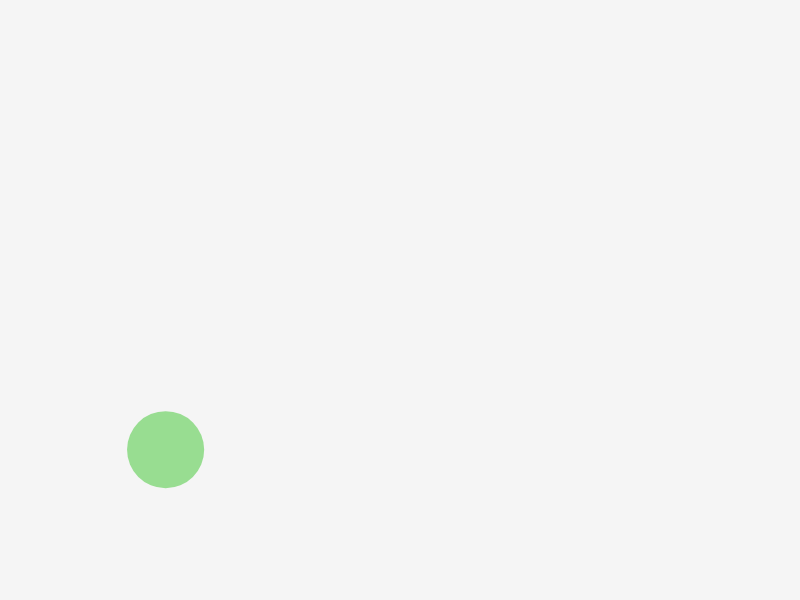
Frame 1 (no input)
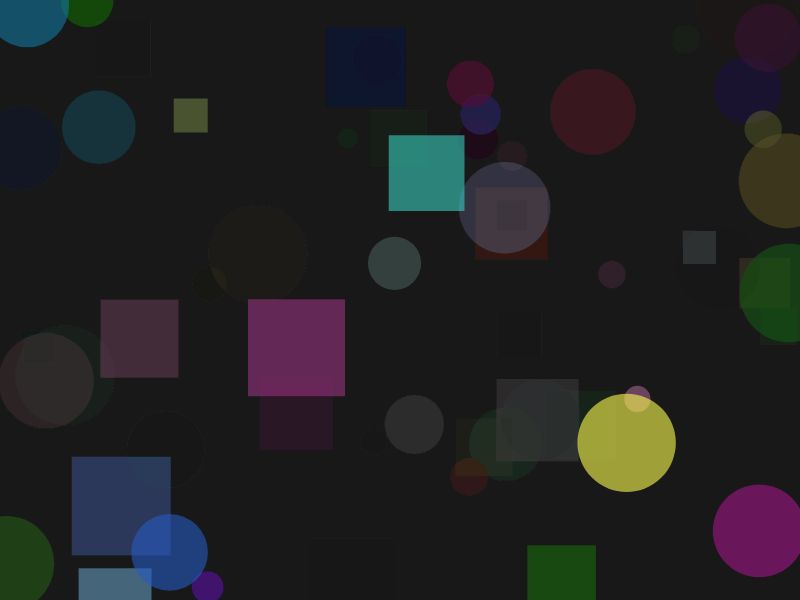
Frame 60 (no input)
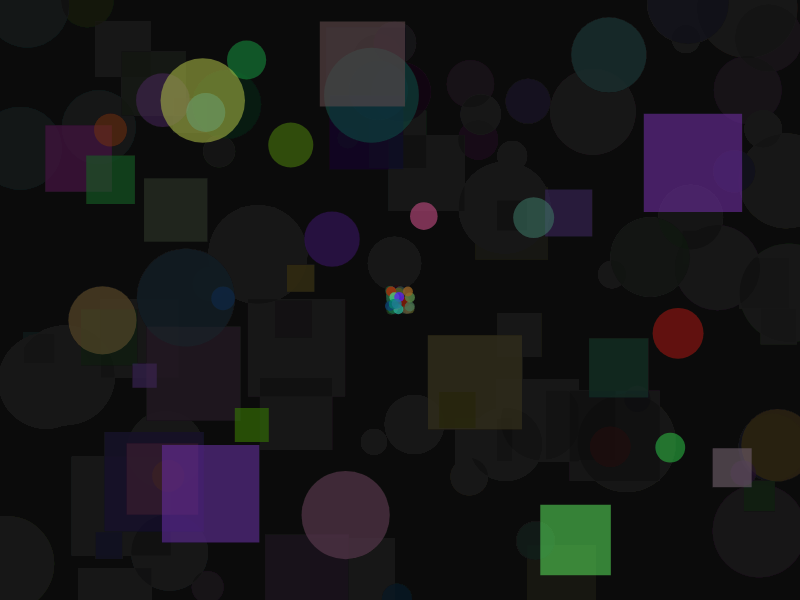
Frame 120 (the mouse pressed at the canvas centre since frame 60)

The p5.js sketch that drew these frames (run headless with seeded random() and noise() and a simulated clock; from frame 60 on, the mouse is pressed at the canvas centre):

// p5.js sketch
// ── sketch.js
function setup() {
    createCanvas(800, 600);
    noStroke();
  }
  
  function draw() {
    fill(0, 10); 
    rect(0, 0, width, height);
  
 
    let size = random(20, 100); 
    let x = random(width); 
    let y = random(height); 
  
    fill(random(255), random(255), random(255), 150); 
    if (random() < 0.5) {
      ellipse(x, y, size, size); 
    } else {
      rect(x, y, size, size); 
    }
  
    if (mouseIsPressed) {
      fill(random(255), random(255), random(255), 200);
      ellipse(mouseX + random(-10, 10), mouseY + random(-10, 10), 10, 10); 
    }
  }
  
